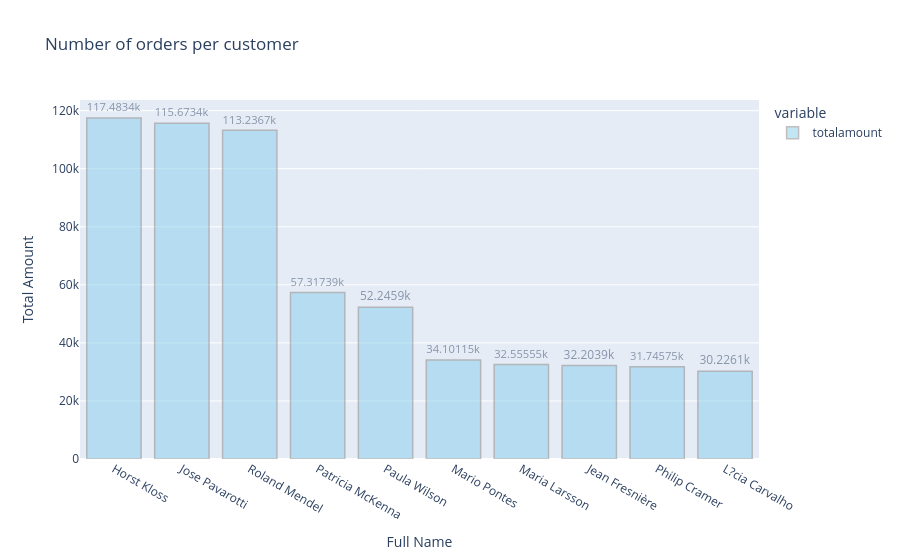

Notebook code for this chart:
### Code cell
fig = px.bar(cust_orders.groupby('fullname')['totalamount'].sum().sort_values(ascending=False).head(10), text_auto=True, title="Number of orders per customer",
labels={'fullname' : "Full Name", "value" : "Total Amount"})
fig.update_traces(marker_color="skyblue", marker_line_color='grey', marker_line_width=1.5, opacity=0.5, textposition='outside')
fig.show()

### Figure 1 — Plotly figure (JSON) as saved in the notebook; plotly's stock layout.template omitted (floating-point values rounded to 4 significant figures)
{"data": [{"hovertemplate": "variable=totalamount<br>Full Name=%{x}<br>Total Amount=%{y}<extra></extra>", "legendgroup": "totalamount", "marker": {"color": "skyblue", "line": {"color": "grey", "width": 1.5}, "pattern": {"shape": ""}}, "name": "totalamount", "opacity": 0.5, "orientation": "v", "showlegend": true, "textposition": "outside", "texttemplate": "%{y}", "type": "bar", "x": ["Horst Kloss", "Jose Pavarotti", "Roland Mendel", "Patricia McKenna", "Paula Wilson", "Mario Pontes", "Maria Larsson", "Jean Fresnière", "Philip Cramer", "L?cia Carvalho"], "xaxis": "x", "y": [117500.0, 115700.0, 113200.0, 57320.0, 52250.0, 34100.0, 32560.0, 32200.0, 31750.0, 30230.0], "yaxis": "y"}], "layout": {"barmode": "relative", "legend": {"title": {"text": "variable"}, "tracegroupgap": 0}, "title": {"text": "Number of orders per customer"}, "xaxis": {"anchor": "y", "domain": [0, 1], "title": {"text": "Full Name"}}, "yaxis": {"anchor": "x", "domain": [0, 1], "title": {"text": "Total Amount"}}}}
